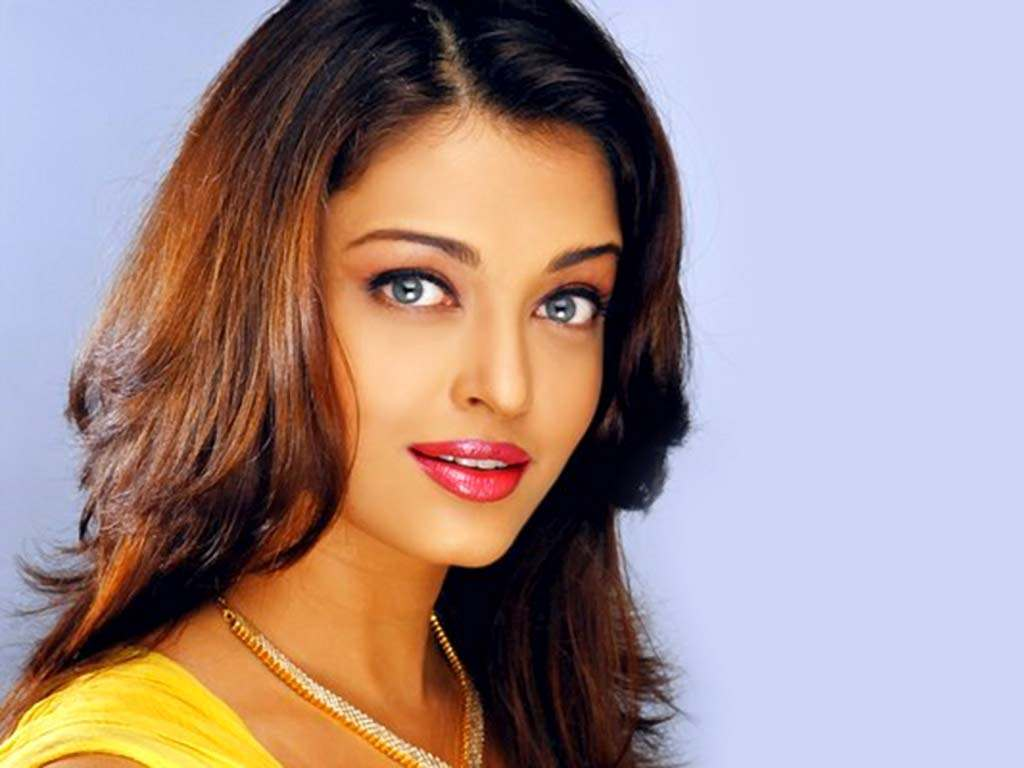
#> input picture assg3/aish.jpg, 1024 x 768 px
$ python display_Lab.py aish.jpg
#> lines starting #> are read from the running program, lines starting #| are printed output that depends on the picture
#!/usr/bin/python3
import cv2
import sys

img = cv2.imread(sys.argv[1])
#> img is the input picture: shape (768, 1024, 3); mean B, G, R 142.5, 143.5, 164.4

L,A,B = cv2.split(cv2.cvtColor(img,cv2.COLOR_BGR2Lab))
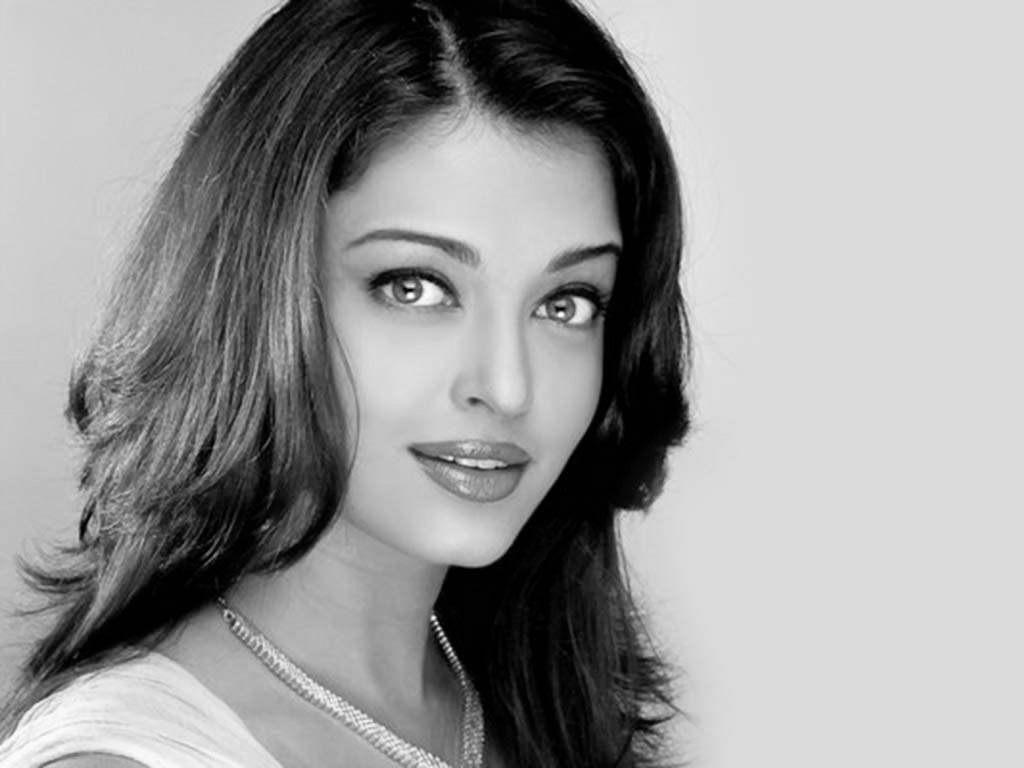
#> L: shape (768, 1024); min 0, max 255, mean 154.7
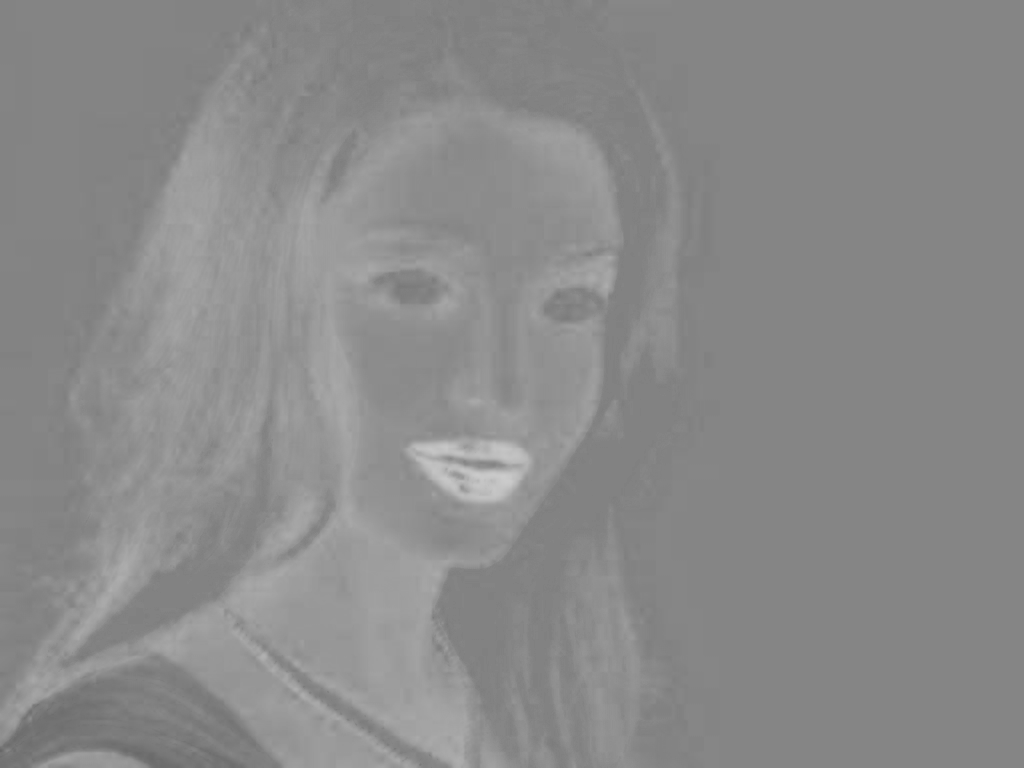
#> A: shape (768, 1024); min 103, max 204, mean 138.3
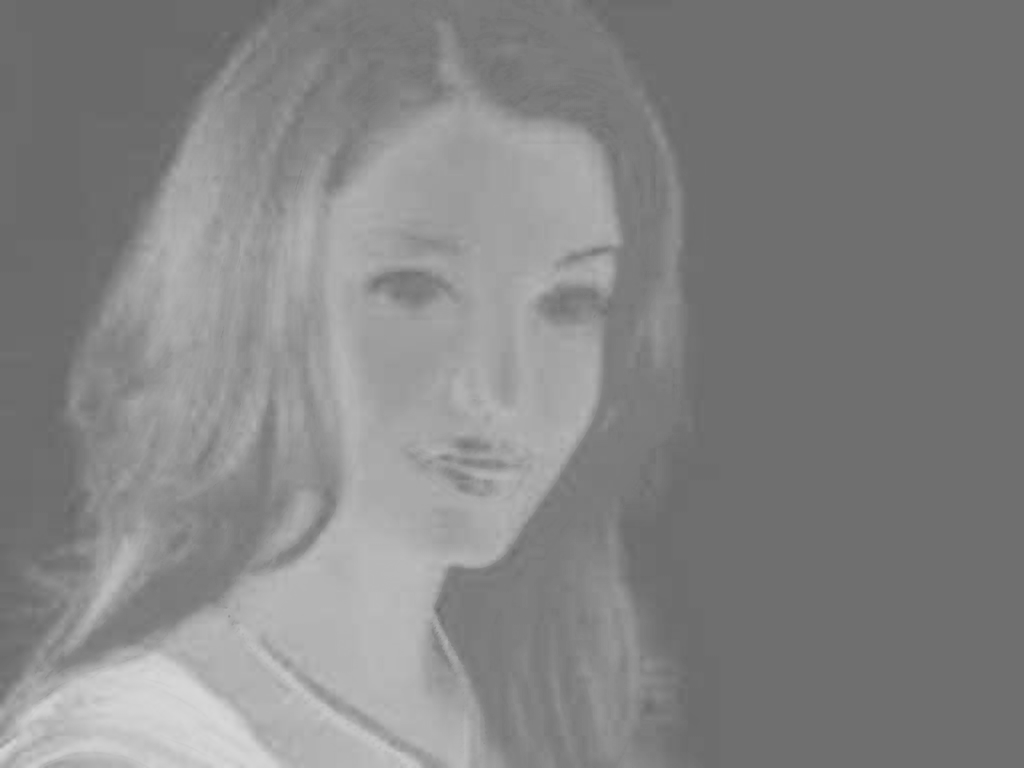
#> B: shape (768, 1024); min 102, max 216, mean 132.7

cv2.imshow("L",L)
cv2.imshow("A",A)
cv2.imshow("B",B)
cv2.waitKey(0)

$ run again, on assg3/resizedSachin.jpg
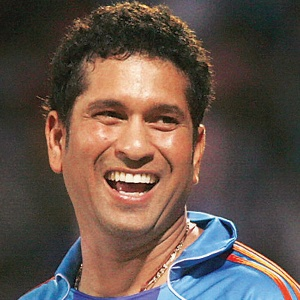
#> input picture assg3/resizedSachin.jpg, 300 x 300 px
#> img is the input picture: shape (300, 300, 3); mean B, G, R 75.5, 84.2, 100.4
#> `L,A,B = cv2.split(cv2.cvtColor(img,cv2.COLOR_BGR2Lab))`:
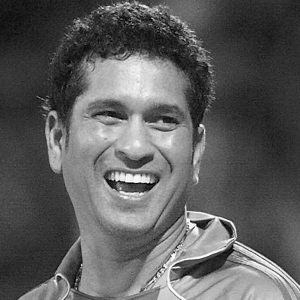
#> L: shape (300, 300); min 1, max 254, mean 93.3
#> `L,A,B = cv2.split(cv2.cvtColor(img,cv2.COLOR_BGR2Lab))`:
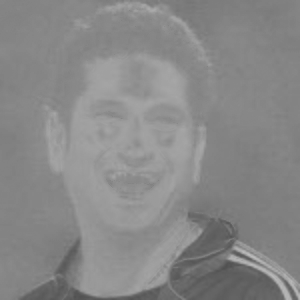
#> B: shape (300, 300); min 81, max 189, mean 135.9

$ run again, on assg3/sachin_eye.jpg
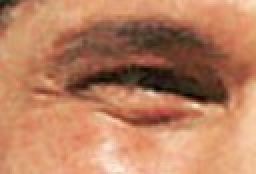
#> input picture assg3/sachin_eye.jpg, 128 x 87 px (shown 2 times larger)
#> img is the input picture: shape (87, 128, 3); mean B, G, R 96.1, 127.7, 185.1
#> `L,A,B = cv2.split(cv2.cvtColor(img,cv2.COLOR_BGR2Lab))`:
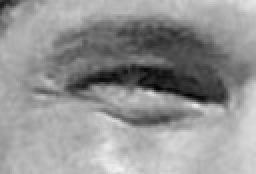
#> L: shape (87, 128) (shown 2 times larger); min 3, max 241, mean 148
#> `L,A,B = cv2.split(cv2.cvtColor(img,cv2.COLOR_BGR2Lab))`:
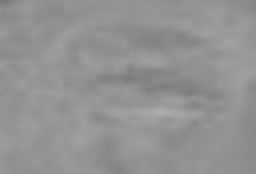
#> A: shape (87, 128) (shown 2 times larger); min 119, max 173, mean 146.6
